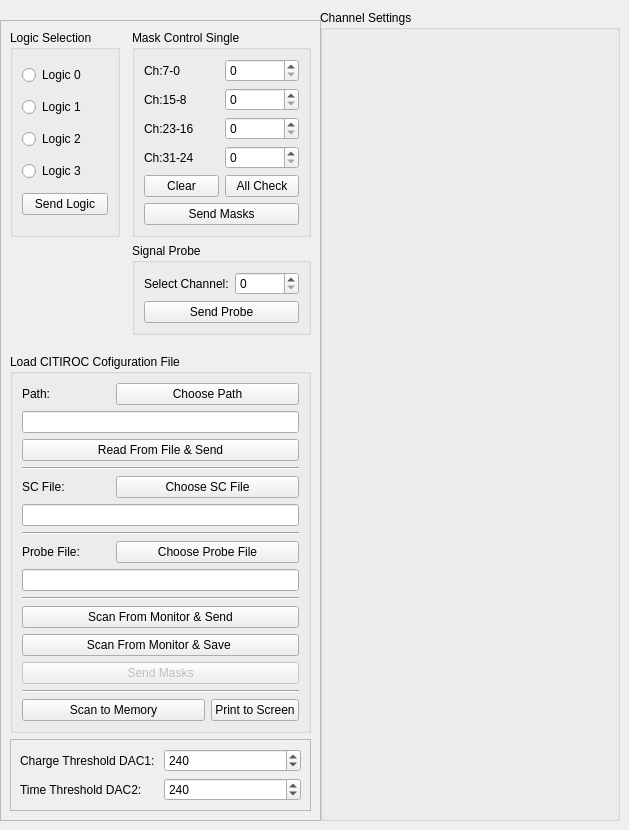
   <widget class="QWidget" name="tabCITIROC">
    <attribute name="title">
     <string>CITIROC Configure</string>
    </attribute>
    <widget class="QGroupBox" name="grpChs">
     <property name="geometry">
      <rect>
       <x>320</x>
       <y>10</y>
       <width>300</width>
       <height>811</height>
      </rect>
     </property>
     <property name="title">
      <string>Channel Settings</string>
     </property>
     <layout class="QVBoxLayout" name="verticalLayout_13">
      <item>
       <layout class="QGridLayout" name="gridChs"/>
      </item>
     </layout>
    </widget>
    <widget class="QFrame" name="frame_3">
     <property name="geometry">
      <rect>
       <x>0</x>
       <y>20</y>
       <width>321</width>
       <height>801</height>
      </rect>
     </property>
     <property name="frameShape">
      <enum>QFrame::StyledPanel</enum>
     </property>
     <property name="frameShadow">
      <enum>QFrame::Raised</enum>
     </property>
     <layout class="QGridLayout" name="gridLayout_18">
      <item row="5" column="0" colspan="3">
       <widget class="QGroupBox" name="groupBox_2">
        <property name="title">
         <string>Load CITIROC Cofiguration File</string>
        </property>
        <layout class="QGridLayout" name="gridLayout">
         <item row="7" column="0" colspan="3">
          <widget class="QLineEdit" name="lineCITIROC_scFile">
           <property name="readOnly">
            <bool>true</bool>
           </property>
          </widget>
         </item>
         <item row="0" column="0">
          <widget class="QLabel" name="label_22">
           <property name="text">
            <string>Path:</string>
           </property>
          </widget>
         </item>
         <item row="14" column="0" colspan="3">
          <widget class="QPushButton" name="btnSaveCITIROC">
           <property name="text">
            <string>Scan From Monitor &amp;&amp; Save </string>
           </property>
          </widget>
         </item>
         <item row="10" column="0" colspan="3">
          <widget class="QLineEdit" name="lineCITIROC_pbFile">
           <property name="readOnly">
            <bool>true</bool>
           </property>
          </widget>
         </item>
         <item row="2" column="0" colspan="3">
          <widget class="QLineEdit" name="lineCITIROC_Path">
           <property name="readOnly">
            <bool>true</bool>
           </property>
          </widget>
         </item>
         <item row="13" column="0" colspan="3">
          <widget class="QPushButton" name="btnSendConfig">
           <property name="text">
            <string>Scan From Monitor &amp;&amp; Send</string>
           </property>
          </widget>
         </item>
         <item row="17" column="2">
          <widget class="QPushButton" name="btnPrintToScreen">
           <property name="text">
            <string>Print to Screen</string>
           </property>
          </widget>
         </item>
         <item row="9" column="0">
          <widget class="QLabel" name="label_21">
           <property name="text">
            <string>Probe File: </string>
           </property>
          </widget>
         </item>
         <item row="8" column="0" colspan="3">
          <widget class="Line" name="line_2">
           <property name="orientation">
            <enum>Qt::Horizontal</enum>
           </property>
          </widget>
         </item>
         <item row="17" column="0" colspan="2">
          <widget class="QPushButton" name="btnScanConfig2Mem">
           <property name="text">
            <string>Scan to Memory</string>
           </property>
          </widget>
         </item>
         <item row="15" column="0" colspan="3">
          <widget class="QPushButton" name="btnMask_3">
           <property name="enabled">
            <bool>false</bool>
           </property>
           <property name="text">
            <string>Send Masks</string>
           </property>
          </widget>
         </item>
         <item row="9" column="1" colspan="2">
          <widget class="QPushButton" name="btnCITIROC_pbFile">
           <property name="text">
            <string>Choose Probe File</string>
           </property>
          </widget>
         </item>
         <item row="4" column="0" colspan="3">
          <widget class="Line" name="line">
           <property name="orientation">
            <enum>Qt::Horizontal</enum>
           </property>
          </widget>
         </item>
         <item row="6" column="1" colspan="2">
          <widget class="QPushButton" name="btnCITIROC_scFile">
           <property name="text">
            <string>Choose SC File</string>
           </property>
          </widget>
         </item>
         <item row="6" column="0">
          <widget class="QLabel" name="label_20">
           <property name="text">
            <string>SC File:</string>
           </property>
          </widget>
         </item>
         <item row="16" column="0" colspan="3">
          <widget class="Line" name="line_4">
           <property name="orientation">
            <enum>Qt::Horizontal</enum>
           </property>
          </widget>
         </item>
         <item row="11" column="0" colspan="3">
          <widget class="Line" name="line_3">
           <property name="orientation">
            <enum>Qt::Horizontal</enum>
           </property>
          </widget>
         </item>
         <item row="3" column="0" colspan="3">
          <widget class="QPushButton" name="btnReadCITIROC">
           <property name="text">
            <string>Read From File &amp;&amp; Send</string>
           </property>
          </widget>
         </item>
         <item row="0" column="1" colspan="2">
          <widget class="QPushButton" name="btnCITIROC_Path">
           <property name="text">
            <string>Choose Path</string>
           </property>
          </widget>
         </item>
        </layout>
       </widget>
      </item>
      <item row="2" column="2">
       <widget class="QGroupBox" name="groupBox_12">
        <property name="title">
         <string>Mask Control Single</string>
        </property>
        <layout class="QGridLayout" name="gridLayout_25">
         <item row="3" column="1">
          <widget class="QSpinBox" name="lblMask2">
           <property name="maximum">
            <number>255</number>
           </property>
          </widget>
         </item>
         <item row="2" column="1">
          <widget class="QSpinBox" name="lblMask1">
           <property name="maximum">
            <number>255</number>
           </property>
          </widget>
         </item>
         <item row="1" column="1">
          <widget class="QSpinBox" name="lblMask0">
           <property name="maximum">
            <number>255</number>
           </property>
          </widget>
         </item>
         <item row="3" column="0">
          <widget class="QLabel" name="label_45">
           <property name="text">
            <string>Ch:23-16</string>
           </property>
          </widget>
         </item>
         <item row="6" column="0" colspan="2">
          <widget class="QPushButton" name="btnMask">
           <property name="text">
            <string>Send Masks</string>
           </property>
          </widget>
         </item>
         <item row="4" column="0">
          <widget class="QLabel" name="label_46">
           <property name="text">
            <string>Ch:31-24</string>
           </property>
          </widget>
         </item>
         <item row="1" column="0">
          <widget class="QLabel" name="label_43">
           <property name="text">
            <string>Ch:7-0</string>
           </property>
          </widget>
         </item>
         <item row="4" column="1">
          <widget class="QSpinBox" name="lblMask3">
           <property name="maximum">
            <number>255</number>
           </property>
          </widget>
         </item>
         <item row="2" column="0">
          <widget class="QLabel" name="label_44">
           <property name="text">
            <string>Ch:15-8</string>
           </property>
          </widget>
         </item>
         <item row="5" column="0">
          <widget class="QPushButton" name="btnClearMask">
           <property name="text">
            <string>Clear</string>
           </property>
          </widget>
         </item>
         <item row="5" column="1">
          <widget class="QPushButton" name="btnAllSetMask">
           <property name="text">
            <string>All Check</string>
           </property>
          </widget>
         </item>
        </layout>
       </widget>
      </item>
      <item row="2" column="0">
       <widget class="QGroupBox" name="grpLogic">
        <property name="title">
         <string>Logic Selection</string>
        </property>
        <layout class="QGridLayout" name="gridLayout_13">
         <item row="4" column="0">
          <widget class="QRadioButton" name="btnLogic3">
           <property name="text">
            <string>Logic 3</string>
           </property>
          </widget>
         </item>
         <item row="2" column="0">
          <widget class="QRadioButton" name="btnLogic1">
           <property name="text">
            <string>Logic 1</string>
           </property>
          </widget>
         </item>
         <item row="5" column="0">
          <widget class="QPushButton" name="btnSendLogic">
           <property name="text">
            <string>Send Logic</string>
           </property>
          </widget>
         </item>
         <item row="3" column="0">
          <widget class="QRadioButton" name="btnLogic2">
           <property name="text">
            <string>Logic 2</string>
           </property>
          </widget>
         </item>
         <item row="1" column="0">
          <widget class="QRadioButton" name="btnLogic0">
           <property name="text">
            <string>Logic 0</string>
           </property>
          </widget>
         </item>
        </layout>
       </widget>
      </item>
      <item row="2" column="1">
       <spacer name="horizontalSpacer">
        <property name="orientation">
         <enum>Qt::Horizontal</enum>
        </property>
        <property name="sizeHint" stdset="0">
         <size>
          <width>40</width>
          <height>20</height>
         </size>
        </property>
       </spacer>
      </item>
      <item row="6" column="0" colspan="3">
       <widget class="QFrame" name="frame">
        <property name="frameShape">
         <enum>QFrame::StyledPanel</enum>
        </property>
        <property name="frameShadow">
         <enum>QFrame::Raised</enum>
        </property>
        <layout class="QGridLayout" name="gridLayout_2">
         <item row="0" column="0">
          <widget class="QLabel" name="label_23">
           <property name="text">
            <string>Charge Threshold DAC1:</string>
           </property>
          </widget>
         </item>
         <item row="0" column="1">
          <widget class="QSpinBox" name="boxDiscDAC1">
           <property name="minimum">
            <number>0</number>
           </property>
           <property name="maximum">
            <number>1023</number>
           </property>
           <property name="value">
            <number>240</number>
           </property>
          </widget>
         </item>
         <item row="1" column="0">
          <widget class="QLabel" name="label_24">
           <property name="text">
            <string>Time Threshold DAC2:</string>
           </property>
          </widget>
         </item>
         <item row="1" column="1">
          <widget class="QSpinBox" name="boxDiscDAC2">
           <property name="maximum">
            <number>1023</number>
           </property>
           <property name="value">
            <number>240</number>
           </property>
          </widget>
         </item>
        </layout>
       </widget>
      </item>
      <item row="4" column="2">
       <spacer name="verticalSpacer_2">
        <property name="orientation">
         <enum>Qt::Vertical</enum>
        </property>
        <property name="sizeHint" stdset="0">
         <size>
          <width>20</width>
          <height>40</height>
         </size>
        </property>
       </spacer>
      </item>
      <item row="3" column="2">
       <widget class="QGroupBox" name="groupBox">
        <property name="title">
         <string>Signal Probe</string>
        </property>
        <layout class="QGridLayout" name="gridLayout_15">
         <item row="0" column="1">
          <widget class="QSpinBox" name="boxProbeCh">
           <property name="maximum">
            <number>31</number>
           </property>
          </widget>
         </item>
         <item row="0" column="0">
          <widget class="QLabel" name="label_30">
           <property name="text">
            <string>Select Channel:</string>
           </property>
          </widget>
         </item>
         <item row="1" column="0" colspan="2">
          <widget class="QPushButton" name="btnSignalProbe">
           <property name="text">
            <string>Send Probe</string>
           </property>
          </widget>
         </item>
        </layout>
       </widget>
      </item>
      <item row="3" column="0" rowspan="2">
       <spacer name="verticalSpacer_3">
        <property name="orientation">
         <enum>Qt::Vertical</enum>
        </property>
        <property name="sizeHint" stdset="0">
         <size>
          <width>20</width>
          <height>40</height>
         </size>
        </property>
       </spacer>
      </item>
     </layout>
    </widget>
   </widget>
